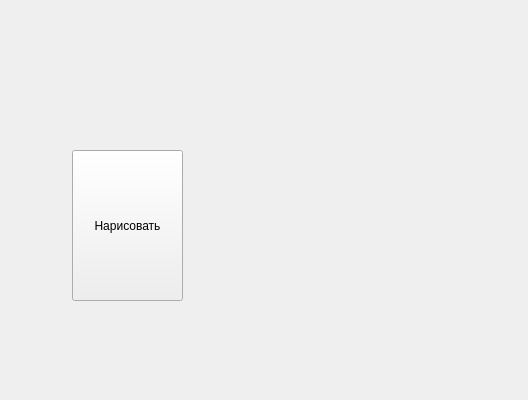
<?xml version="1.0" encoding="UTF-8"?>
<ui version="4.0">
 <class>Form</class>
 <widget class="QWidget" name="Form">
  <property name="geometry">
   <rect>
    <x>0</x>
    <y>0</y>
    <width>528</width>
    <height>400</height>
   </rect>
  </property>
  <property name="windowTitle">
   <string>Form</string>
  </property>
  <widget class="QPushButton" name="result">
   <property name="geometry">
    <rect>
     <x>72</x>
     <y>150</y>
     <width>111</width>
     <height>151</height>
    </rect>
   </property>
   <property name="text">
    <string>Нарисовать</string>
   </property>
  </widget>
 </widget>
 <resources/>
 <connections/>
 <buttongroups>
  <buttongroup name="buttonGroup_binary"/>
  <buttongroup name="buttonGroup_digits"/>
 </buttongroups>
</ui>
